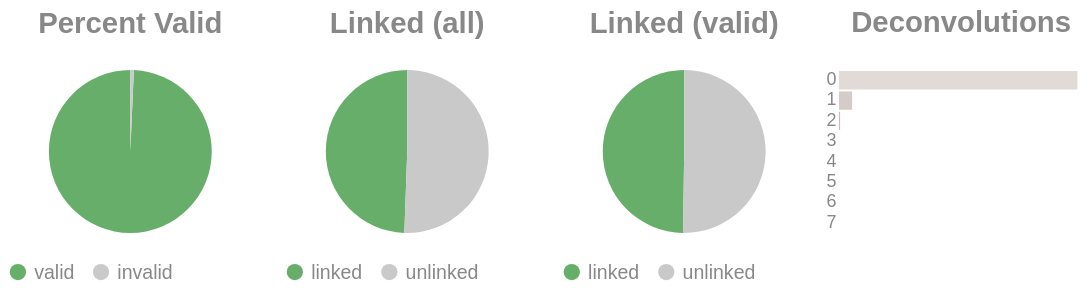

Notebook code for this chart:
### Code cell
if SKIPLR:
    pass
else:
    clash = Counter()
    for i in valids['molecule'].to_list():
        _mol = i.split("-")
        if len(_mol) == 1:
            clash.update('0')
        else:
            clash.update(_mol[-1])

    _d = {"deconvolutions": [], 'count': []}
    for k,v in clash.items():
        _d['deconvolutions'].append(k)
        _d['count'].append(v)

    tot_valid = valids['reads'].sum()
    mask = valids['reads'] >= 2
    n_linked_reads = valids.filter(mask)['reads'].sum()
    if n_linked_reads == 0:
        print_html("No linked molecules (>=2 reads) were detected; skipping linked-only distributions.")
        SKIPLR = True
    else:
        perc_valid = round(tot_valid / n_reads, 4)
        linked_perc_abs = round(n_linked_reads / n_reads, 4)
        linked_perc = round(n_linked_reads / tot_valid, 4)

    _valid = pl.DataFrame({"valids": ['valid', 'invalid'], "count": [tot_valid, n_reads - tot_valid]})
    _linked_abs = pl.DataFrame({"linked (absolute)": ['linked', 'unlinked'], "count": [n_linked_reads, n_reads - n_linked_reads]})
    _linked_rel = pl.DataFrame({"linked (valids)": ['linked', 'unlinked'], "count": [n_linked_reads, tot_valid - n_linked_reads]})

    (
        alt.hconcat(
            piechart(_valid, goodval = 'valid', title = "Percent Valid"),
            piechart(_linked_abs, goodval = "linked", title =  "Linked (all)"),
            piechart(_linked_rel, goodval = "linked", title =  "Linked (valid)"),
            convolutionbar(pl.DataFrame(_d), title = "Deconvolutions"),
            center = True,
            bounds = 'flush'
        )
        .resolve_scale(color='independent')
        .resolve_legend('independent')
        .properties(usermeta={'embedOptions': {"actions": False}})
    ).display()

### Figure 1 — Vega-Lite specification as saved in the notebook (floating-point values rounded to 4 significant figures)
{"width": "container", "height": 400, "config": {"title": {"anchor": "start", "dy": -15, "fontSize": 18, "color": "#888888", "subtitleColor": "#888888", "subtitleFontSize": 14}, "arc": {"fill": "#0072B2"}, "axis": {"domainColor": "#888888", "domainWidth": 0.5, "gridWidth": 0.2, "grid": false, "titleFontWeight": 400, "titleFontSize": 15, "labelFontSize": 11, "labelColor": "#888888", "tickColor": "#888888", "tickWidth": 0.2, "titleColor": "#888888"}, "axisBand": {"grid": false}, "axisX": {"grid": true, "tickSize": 10, "domainCap": "round"}, "axisY": {"domain": false, "grid": true, "tickSize": 0, "domainCap": "round"}, "background": "transparent", "header": {"labelFontSize": 15, "labelColor": "#888888", "titleFontSize": 15, "titleFontWeight": 600, "titleColor": "#888888"}, "legend": {"labelFont": "sans-serif", "labelFontSize": 12, "labelColor": "#888888", "symbolSize": 100, "symbolType": "circle", "titleFontSize": 12, "titlePadding": 10, "titleColor": "#888888", "title": null}, "range": {"category": ["#E69F00", "#56B4E9", "#009E73", "#F0E442", "#0072B2", "#D55E00", "#CC79A7", "#000000"], "diverging": ["#cfe8f3", "#a2d4ec", "#73bfe2", "#46abdb", "#1696d2", "#12719e"]}, "area": {"fill": "#0072B2", "fillOpacity": 0.7, "line": true, "strokeOpacity": 0.7}, "line": {"color": "#0072B2", "stroke": "#0072B2", "strokeWidth": 2}, "trail": {"color": "#0072B2", "stroke": "#0072B2", "strokeWidth": 0, "size": 1}, "point": {"filled": true, "fillOpacity": 1.0, "size": 95}, "text": {"color": "#888888", "fontSize": 11, "align": "right", "fontWeight": 400, "size": 11}, "bar": {"fill": "#0072B2", "stroke": null}, "view": {"stroke": null, "continuousWidth": 660, "continuousHeight": 400}}, "hconcat": [{"data": {"name": "data-b39808f0e99dcd9b9747dca50f899e25"}, "mark": {"type": "arc"}, "encoding": {"color": {"field": "valids", "legend": {"orient": "bottom", "title": null}, "scale": {"domain": ["valid", "invalid"], "range": ["#68ae6b", "#C9C9C9"]}, "title": "Valids", "type": "nominal"}, "theta": {"field": "count", "type": "quantitative"}, "tooltip": [{"field": "valids", "title": "Valids", "type": "ordinal"}, {"field": "percent", "format": ".2%", "title": "Percent", "type": "quantitative"}, {"field": "count", "title": "Count", "type": "quantitative"}]}, "height": 100, "title": {"text": "Percent Valid", "align": "center", "anchor": "middle"}, "transform": [{"calculate": "datum.count / 13904723", "as": "percent"}], "width": 150}, {"data": {"name": "data-f4a7da5df6284fa9efb3436f8e008bdc"}, "mark": {"type": "arc"}, "encoding": {"color": {"field": "linked (absolute)", "legend": {"orient": "bottom", "title": null}, "scale": {"domain": ["linked", "unlinked"], "range": ["#68ae6b", "#C9C9C9"]}, "title": "Linked (Absolute)", "type": "nominal"}, "theta": {"field": "count", "type": "quantitative"}, "tooltip": [{"field": "linked (absolute)", "title": "Linked (Absolute)", "type": "ordinal"}, {"field": "percent", "format": ".2%", "title": "Percent", "type": "quantitative"}, {"field": "count", "title": "Count", "type": "quantitative"}]}, "height": 100, "title": {"text": "Linked (all)", "align": "center", "anchor": "middle"}, "transform": [{"calculate": "datum.count / 13904723", "as": "percent"}], "width": 150}, {"data": {"name": "data-978c0cea6959bf1a2225557f8ca2f17c"}, "mark": {"type": "arc"}, "encoding": {"color": {"field": "linked (valids)", "legend": {"orient": "bottom", "title": null}, "scale": {"domain": ["linked", "unlinked"], "range": ["#68ae6b", "#C9C9C9"]}, "title": "Linked (Valids)", "type": "nominal"}, "theta": {"field": "count", "type": "quantitative"}, "tooltip": [{"field": "linked (valids)", "title": "Linked (Valids)", "type": "ordinal"}, {"field": "percent", "format": ".2%", "title": "Percent", "type": "quantitative"}, {"field": "count", "title": "Count", "type": "quantitative"}]}, "height": 100, "title": {"text": "Linked (valid)", "align": "center", "anchor": "middle"}, "transform": [{"calculate": "datum.count / 13808169", "as": "percent"}], "width": 150}, {"data": {"name": "data-afbc4e3f904ddc0f6f902972d67d5eb7"}, "mark": {"type": "bar"}, "encoding": {"color": {"field": "deconvolutions", "legend": null, "scale": {"scheme": "lightgreyred"}, "type": "nominal"}, "tooltip": [{"field": "deconvolutions", "title": "Deconvolutions", "type": "ordinal"}, {"field": "percent", "format": ".2%", "title": "Percent", "type": "quantitative"}, {"field": "count", "title": "Count", "type": "quantitative"}], "x": {"axis": null, "field": "count", "type": "quantitative"}, "y": {"field": "deconvolutions", "sort": "ascending", "title": null, "type": "nominal"}}, "height": 100, "title": {"text": "Deconvolutions", "align": "center", "anchor": "middle"}, "transform": [{"calculate": "datum.count / 9317491", "as": "percent"}], "width": 150}], "bounds": "flush", "center": true, "resolve": {"legend": {"angle": "independent"}, "scale": {"color": "independent"}}, "usermeta": {"embedOptions": {"actions": false}}, "$schema": "https://vega.github.io/schema/vega-lite/v6.1.0.json", "datasets": {"data-b39808f0e99dcd9b9747dca50f899e25": [{"valids": "valid", "count": 13808169}, {"valids": "invalid", "count": 96554}], "data-f4a7da5df6284fa9efb3436f8e008bdc": [{"linked (absolute)": "linked", "count": 6872937}, {"linked (absolute)": "unlinked", "count": 7031786}], "data-978c0cea6959bf1a2225557f8ca2f17c": [{"linked (valids)": "linked", "count": 6872937}, {"linked (valids)": "unlinked", "count": 6935232}], "data-afbc4e3f904ddc0f6f902972d67d5eb7": [{"deconvolutions": "0", "count": 8784579}, {"deconvolutions": "1", "count": 485194}, {"deconvolutions": "2", "count": 42559}, {"deconvolutions": "3", "count": 4556}, {"deconvolutions": "4", "count": 528}, {"deconvolutions": "5", "count": 61}, {"deconvolutions": "6", "count": 12}, {"deconvolutions": "7", "count": 2}]}}
